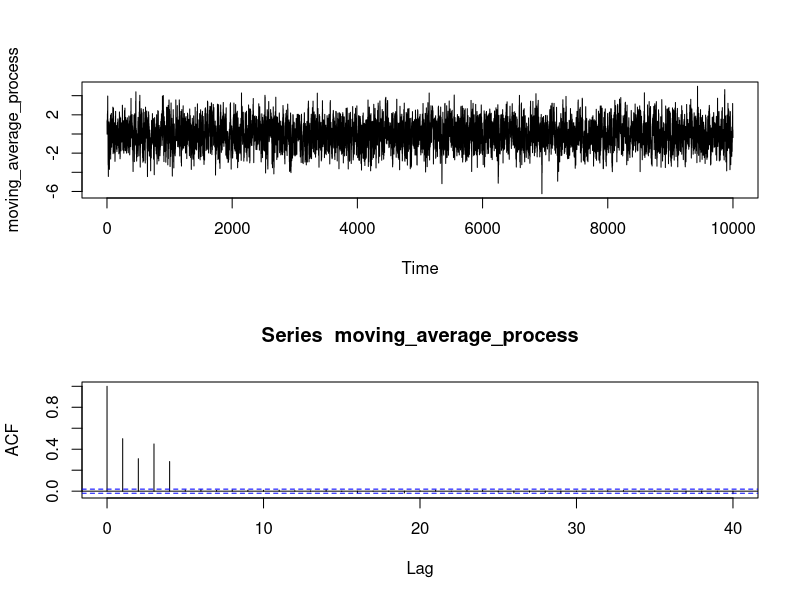

Generate this figure with R:
# Specify parameters for MA(q) process
n = 10000
# first weight should be 1
weights= c(1,0.4,0.2,0.6,0.5)

# Generate noise
set.seed(42)
noise = rnorm(n)

#for q=2, n=10000
#ma_2 = NULL
#for (i in 3:10000){
#  ma_2[i]=noise[i]+0.7*noise[i-1]+0.2*noise[i-2]
#}
# moving_average_process=ts(ma_2[3:10000])

ma_q = NULL
q = length(weights)-1
for (i in 1:q){
  ma_q[i] = as.numeric(t(matrix(weights[1:i]))%*%(matrix(noise[i:1])))
}

#start (i+q) from q+1, ... , n
#X[q+1] = w[1]*Z[q+1] + ... + w[q+1]*z[1]
#X[n] = w[1]*Z[n] + ... + w[q+1]*z[n-q]
for (i in 1:(n-q)){
  ma_q[(i+q)]=as.numeric(t(matrix(weights))%*%(matrix(noise[(i+q):i])))
}

# Alternatively, time can be shifted
#for (i in q:n){
#  ma_q[(i-(q-1))]=as.numeric(t(matrix(weights))%*%(matrix(noise[i:i-q])))
#}

moving_average_process=ts(ma_q[1:n])

#2rows, 1col
par(mfrow=c(2,1)) 
plot(moving_average_process)
acf(moving_average_process)